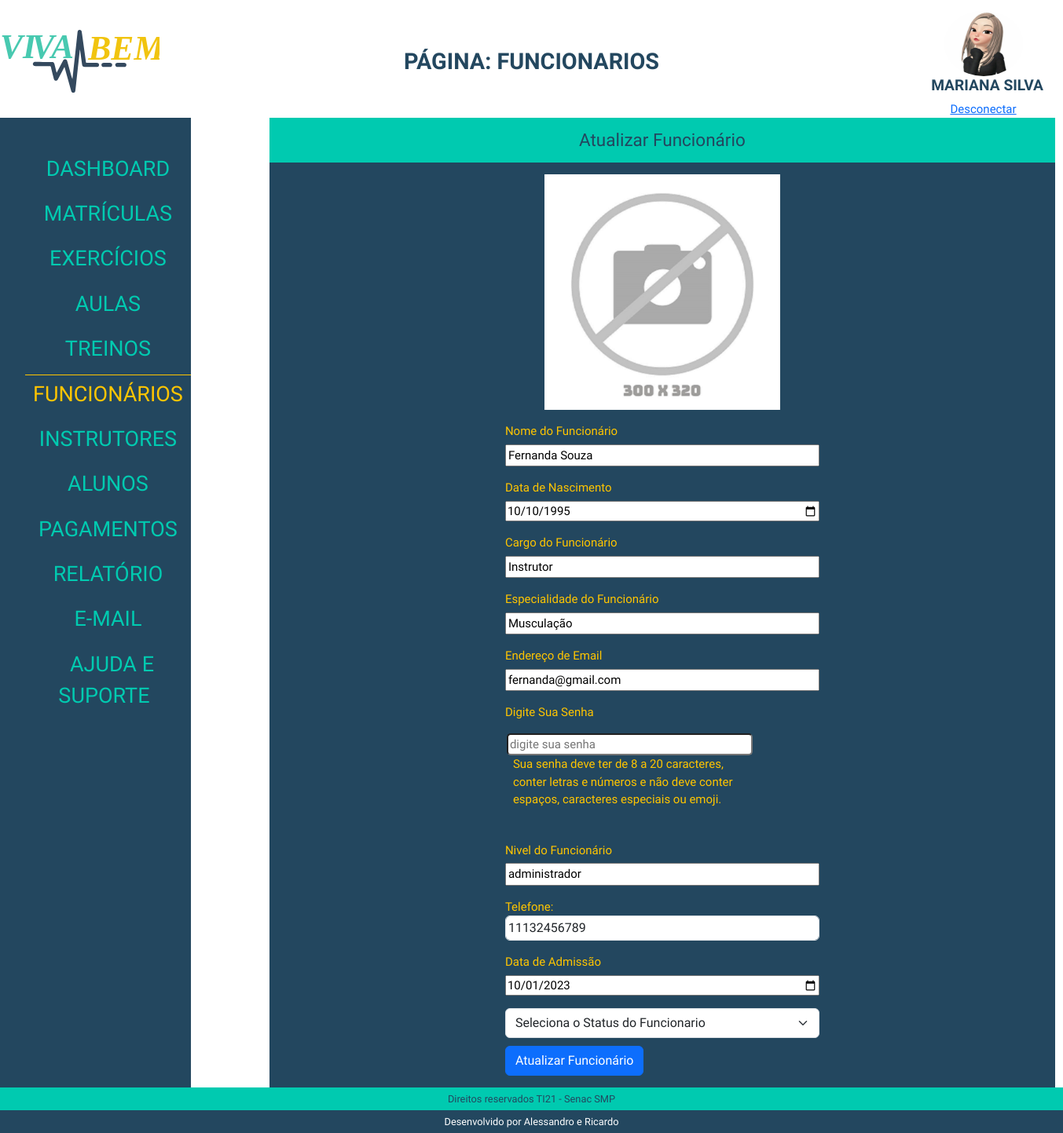
/admin/index.php?p=funcionarios&i=atualizar&id=1 (signed in), run on an earlier commit of the app's database.
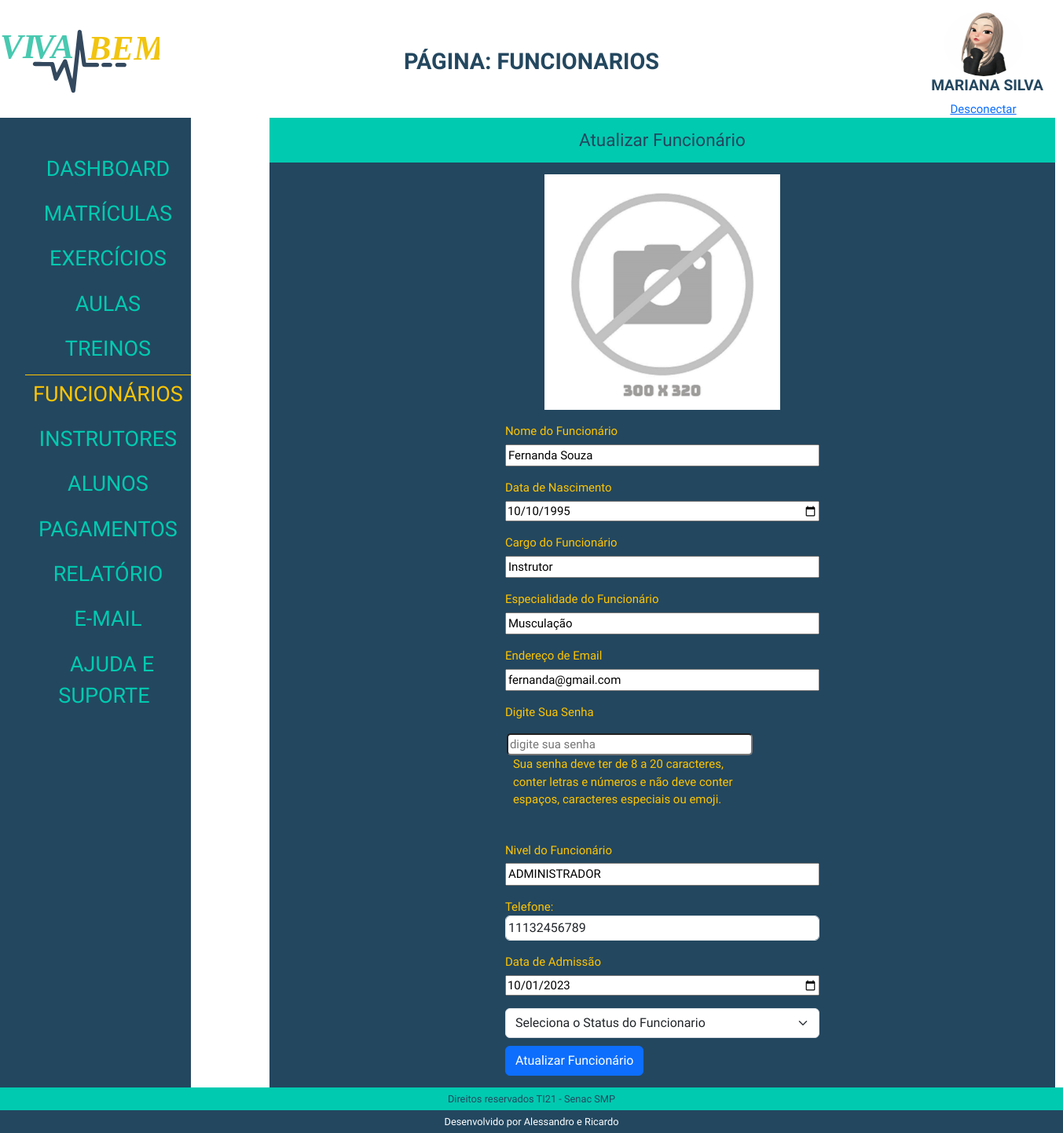
And on a later commit of the database.
### tables this page shows
CREATE TABLE `tblfuncionarios` (
  `idFuncionario` int(11) NOT NULL,
  `nomeFuncionario` varchar(50) NOT NULL,
  `altFuncionario` varchar(50) NOT NULL,
  `dataNascFuncionario` date NOT NULL,
  `cargoFuncionario` varchar(20) NOT NULL,
  `especialidadeFuncionario` varchar(20) NOT NULL,
  `emailFuncionario` varchar(80) DEFAULT NULL,
  `senhaFuncionario` varchar(20) NOT NULL,
  `nivelFuncionario` varchar(15) NOT NULL,
  `telefoneFuncionario` varchar(14) NOT NULL,
  `dataAdmissaoFuncionario` date NOT NULL,
  `statusFuncionario` varchar(10) NOT NULL,
  `fotoFuncionario` varchar(100) DEFAULT NULL,
  `linkFaceFuncionario` varchar(150) NOT NULL,
  `linkInstaFuncionario` varchar(150) NOT NULL,
  `linklinkedinFuncionario` varchar(150) NOT NULL,
  `linkWhatsFuncionario` varchar(150) NOT NULL
);

### admin/class/funcionario.php (called while the page is built, shortened)
<?php
class FuncionarioClass
{
    public $idFuncionario;
    public function __construct($id = false)
    {
        if ($id) {
            $this->idFuncionario = $id;
            $this->Carregar();
        }
    }
    public function Carregar()
    {
        $query = "SELECT * FROM  tblfuncionarios WHERE idFuncionario = " . $this->idFuncionario;
        $conn = Conexao::LigarConexao();
        $resultado = $conn->query($query);
        $lista = $resultado->fetchAll();
        foreach ($lista as $linha) {
            $this->nomeFuncionario = $linha['nomeFuncionario'];
            $this->dataNascFuncionario = $linha['dataNascFuncionario'];
            $this->cargoFuncionario = $linha['cargoFuncionario'];
            $this->especialidadeFuncionario = $linha['especialidadeFuncionario'];
            $this->emailFuncionario = $linha['emailFuncionario'];
            $this->nivelFuncionario = $linha['nivelFuncionario'];
            $this->telefoneFuncionario = $linha['telefoneFuncionario'];
            $this->dataAdmissaoFuncionario = $linha['dataAdmissaoFuncionario'];
            $this->fotoFuncionario = $linha['fotoFuncionario'];
        }
    }
   }

### admin/funcionarios/atualizar.php (the view, shortened to what this page needs)
<?php
require_once("class/funcionario.php");
$funcionario = new FuncionarioClass($id);
?>
<h1 class="h1Geral">Atualizar Funcionário</h1>
<form class="formfunc" action="index.php?p=funcionarios&i=atualizar&id=<?php echo $funcionario->idFuncionario ?>" method="POST" enctype="multipart/form-data">
    <div class="input-group mb-3">
        <div class="tamanhoFotoCad">
            <img src="img/sem-foto.jpg" alt="..." id="imgfoto">
        </div>
    </div>
    <div class="setecamposesquerda">
        <div class="mb-3">
            <label class="labelfunc" for="nomeFuncionario" class="form-label">Nome do Funcionário</label>
            <input class="inputfunc" type="text" class="form-control" name="nomeFuncionario" id="nomeFuncionario" placeholder="Informe Nome do Funcionario" value="<?php echo $funcionario->nomeFuncionario; ?>">
        </div>
        <div class="mb-3">
            <label class="labelfunc" for="dataNascFuncionario" class="form-label">Data de Nascimento</label>
            <input class="inputdatafunc" type="date" class="form-control" name="dataNascFuncionario" id="dataNascFuncionario" placeholder="Sua Data de Nascimento" value="<?php echo $funcionario->dataNascFuncionario; ?>">
        </div>
        <div class="mb-3">
            <label class="labelfunc" for="cargoFuncionario" class="form-label">Cargo do Funcionário</label>
            <input class="inputfunc" type="text" class="form-control" name="cargoFuncionario" id="cargoFuncionario" required placeholder="Informe o Cargo do Funcionario" value="<?php echo $funcionario->cargoFuncionario; ?>">
        </div>
        <div class="mb-3">
            <label class="labelfunc" for="especialidadeFuncionario" class="form-label">Especialidade do Funcionário</label>
            <input class="inputfunc" type="text" class="form-control" name="especialidadeFuncionario" id="especialidadeFuncionario" placeholder="Informe a especialidade do Funcionario" value="<?php echo $funcionario->especialidadeFuncionario; ?>">
        </div>
        <div class="mb-3">
            <label class="labelfunc" for="emailFuncionario" class="form-label">Endereço de Email </label>
            <input class="inputfunc" type="email" class="form-control" name="emailFuncionario" id="emailFuncionario" placeholder="name@example.com" value="<?php echo $funcionario->emailFuncionario; ?>">
        </div>
        <div class="mb-3">
            <label class="labelfunc" for="inputPassword" class="form-label">Digite Sua Senha</label>
            <div class="col-sm-10">
                <input class="inputsenha" type="password" class="form-control" id="inputPassword" placeholder="digite sua senha">
                <p>Sua senha deve ter de 8 a 20 caracteres, conter letras e números e não deve conter espaços, caracteres especiais ou emoji.</p>
            </div>
        </div>
        <div class="mb-3">
            <label class="labelfunc" for="nivelFuncionario" class="form-label">Nivel do Funcionário</label>
            <input class="inputfunc" type="text" class="form-control" name="nivelFuncionario" id="nivelFuncionario" placeholder="Informe o Nivel do Funcionario" value="<?php echo $funcionario->nivelFuncionario; ?>">
        </div>
    </div>
    <div class=" direita">
        <div class="mb-3">
            <label for="telefoneFuncionario">Telefone:</label>
            <input type="tel" class="form-control" name="telefoneFuncionario" id="telefoneFuncionario" placeholder="(11)99999-999" value="<?php echo $funcionario->telefoneFuncionario; ?>">
        </div>
        <div class="mb-3">
            <label class="labelfunc" for="dataAdmissaoFuncionario" class="form-label">Data de Admissão</label>
            <input class="inputdatafuncAdmis" type="date" class="form-control" name="dataAdmissaoFuncionario" id="dataAdmissaoFuncionario" placeholder="data de admissão" value="<?php echo $funcionario->dataAdmissaoFuncionario; ?>">
        </div>
        <div class="selecaofunc" class="form-group col-sm-6 offset-md-2">
            <select class="form-select col-sm-2" aria-label="Default select example" name="statusFuncionario" required>
                <option selected="">Seleciona o Status do Funcionario</option>
            </select>
        </div>
        <div class="botaocad">
            <button type="submit" class="btn btn-primary">Atualizar Funcionário</button>
        </div>
    </div>
</form>

### admin/index.php (shortened to what this page needs)
<?php
if (isset($_SESSION['idAluno'])) {
    $id = $_SESSION['idAluno'];
    $tipoUsuario = 'aluno';
} elseif (isset($_SESSION['idFuncionario'])) {
    $tipoUsuario = 'funcionario';
} else {
    header("location: http://localhost/Projeto-Academia-Viva-Bem-Senac/admin/loginAdmin.php");
    exit;
}
$pagina = @$_GET['p'];
require_once('class/aluno.php');
require_once('class/funcionario.php');
if ($tipoUsuario === 'aluno') {
    $aluno = new AlunoClass($id);
    $usuario = $aluno;
} elseif ($tipoUsuario === 'funcionario') {
    $funcionario = new FuncionarioClass($id);
    $usuario = $funcionario;
}
?>
<!DOCTYPE html>
<html lang="pt-BR">
<head>
    <link rel="stylesheet" href="./css/reset.css">
    <link href="path/to/lightbox.css" rel="stylesheet" />
    <link href="https://cdn.jsdelivr.net/npm/bootstrap@5.3.2/dist/css/bootstrap.min.css" rel="stylesheet">
    <link rel="stylesheet" href="./css/estilo.css">
</head>
<body>
    <header class="topo">
        <h1>
            <img src="./img/logoVivaBem.svg" alt="Logo Viva Bem">
        </h1>
        <?php
        if ($pagina == '') {
            echo '<h2>Dashboard</h2>';
        } else {
            echo ('<h2>Página: ' . $pagina . '</h2>');
        }
        ?>
         <div class="identUser">
            <img src="../img/<?php echo $usuario->fotoAluno ?? $usuario->fotoFuncionario; ?>" alt="User">
            <h2><?php echo $usuario->nomeAluno ?? $usuario->nomeFuncionario; ?></h2>
            <a href="desconectar.php">Desconectar</a>
        </div>
    </header>
    <main>
        <div class="menu">
            <nav>
                <ul>
                    <li><a href="index.php?p=dashboard" class="<?php echo (($pagina == 'dashboard') ||  (@$pagina == '')) ? 'menuAtivo' : ''; ?>"> Dashboard </a></li>
                    <li><a href="index.php?p=matriculas" class="<?php echo ($pagina == 'matriculas') ? 'menuAtivo' : ''; ?>"> Matrículas </a></li>
                    <li><a href="index.php?p=exercicios" class="<?php echo ($pagina == 'exercicios') ? 'menuAtivo' : ''; ?>"> Exercícios </a></li>
                    <li><a href="index.php?p=aulas" class="<?php echo ($pagina == 'aulas') ? 'menuAtivo' : ''; ?>"> Aulas </a></li>
                    <li><a href="index.php?p=treino" class="<?php echo ($pagina == 'treino') ? 'menuAtivo' : ''; ?>"> Treinos </a></li>
                    <li><a href="index.php?p=funcionarios" class="<?php echo ($pagina == 'funcionarios') ? 'menuAtivo' : ''; ?>"> Funcionários </a></li>
                    <li><a href="index.php?p=instrutores" class="<?php echo ($pagina == 'instrutores') ? 'menuAtivo' : ''; ?>"> Instrutores </a></li>
                    <li><a href="index.php?p=aluno" class="<?php echo ($pagina == 'aluno') ? 'menuAtivo' : ''; ?>"> Alunos </a></li>
                    <li><a href="index.php?p=pagamento" class="<?php echo ($pagina == 'pagamento') ? 'menuAtivo' : ''; ?>"> Pagamentos </a></li>
                    <li><a href="index.php?p=relatorio" class="<?php echo ($pagina == 'relatorio') ? 'menuAtivo' : ''; ?>"> Relatório </a></li>
                    <li><a href="index.php?p=contato" class="<?php echo ($pagina == 'contato') ? 'menuAtivo' : ''; ?>"> E-mail </a></li>
                    <li><a href="index.php?p=ajuda" class="<?php echo ($pagina == 'ajuda') ? 'menuAtivo' : ''; ?>"> Ajuda e Suporte </a></li>
                </ul>
            </nav>
        </div>
        <div class="box">
            <?php
            switch ($pagina) {
                case 'funcionarios':
                    require_once('funcionarios/funcionarios.php');
                    break;
            }
            ?>
        </div>
    </main>
    <footer class="rodape">
        <h2>Direitos reservados TI21 - Senac SMP</h2>
        <h2>Desenvolvido por Alessandro e Ricardo</h2>
    </footer>
</body>
</html>

### admin/funcionarios/funcionarios.php (shortened to what this page needs)
<?php
$pagina = @$_GET['i'];
if ($pagina == NULL) {
    require_once ('listar.php');
}else {
    if($pagina ==  'atualizar') { require_once('atualizar.php');}
}

### admin/css/estilo.css (style rules this page uses)
*, a, h1, h2, h3, h4 { font-family: 'Josefin Sans', sans-serif; font-size: 15px; }
body { display: flex; flex-direction: column; height: 100vh; width: 100%; }
.topo { display: flex; justify-content: space-between; margin-top: 1%; align-items: center; }
.topo h1 { text-align: center; width: 15%; }
.identUser { width: 100%; }
.identUser img { max-width: 100px; max-height: 90px; object-fit: cover; border-radius: 50%; }
.topo h2 { font-size: 1.8em; text-transform: uppercase; color: #23475f; font-weight: bold; }
.topo div { display: flex; flex-direction: column; align-items: center; width: 15%; }
.topo div img { width: 75%; }
.topo div h2 { margin-left: 5%; font-size: 1.2em; }
main { flex: 1; display: flex; }
.menu { background-color: #23475f; text-align: center; display: flex; }
.menu nav { margin-top: 15%; }
.menu nav ul li { padding: 4% 0; }
.menu nav ul li a { text-decoration: none; color: #00cab0; font-size: 1.8em; text-transform: uppercase; padding: 4% 10px; }
.menuAtivo { color: #ffc500 !important; border-top: solid 1px #ffc500; }
.box { margin: 0 100px; }
.rodape { text-align: center; }
.rodape h2 { font-size: .8em; margin-bottom: 0; }
.rodape h2:nth-child(1) { background: #00cab0; padding: .5% 0; color: #23475f; }
.rodape h2:nth-child(2) { background: #23475f; padding: .5% 0; color: #fff; }
form { display: flex; flex-direction: column; align-items: stretch; background: #23475f; width: 1000px; padding: 15px 50px; color: #ffc500; }
.form-control { padding: 3px; }
.col-sm-10 { padding: 10px; }
.inputsenha { width: 24%; border-radius: 5px 5px; margin-left: -8px; }
.h1Geral { text-align: center; color: #23475f; font-size: 1.5em; background: #00cab0; margin: 0; padding: 15px; }
.formfunc { display: flex; flex-direction: column; align-items: center; justify-content: flex-start; }
.input-group { display: flex; flex-direction: column; align-items: center; }
.tamanhoFotoCad { width: 100%; display: flex; justify-content: center; }
.tamanhoFotoCad img { max-width: 300px; max-height: 320px; object-fit: cover; }
.setecamposesquerda, .direita { width: 100%; max-width: 400px; margin: auto; }
.mb-3 { margin-bottom: 15px; }
.labelfunc { display: block; margin-bottom: 5px; }
.inputfunc, .inputdatafunc, .inputsenha, .inputdatafuncAdmis, .selecaofunc, .botaocad { width: 100%; }
.botaocad { margin-top: 10px; }

What changed in the data, as far as the page shows it:
changed tblfuncionarios "Fernanda Souza": nivelFuncionario "administrador" → "ADMINISTRADOR"
